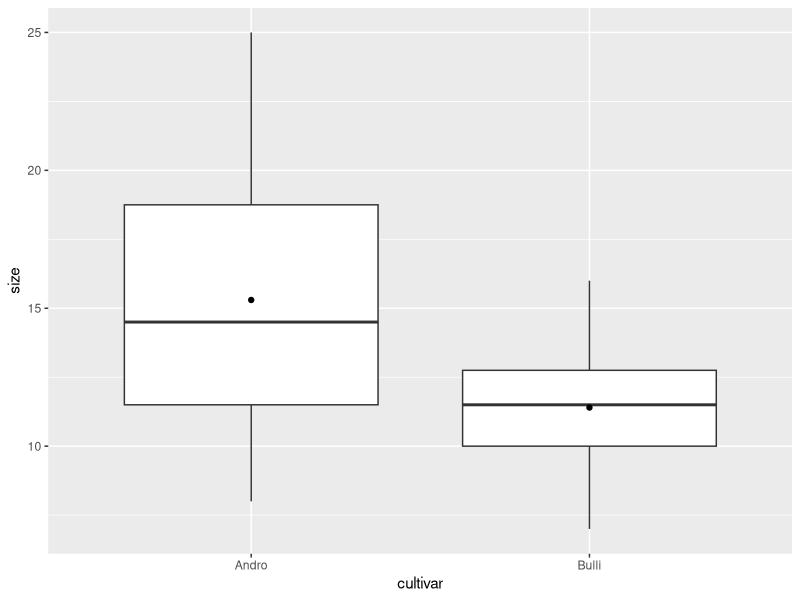
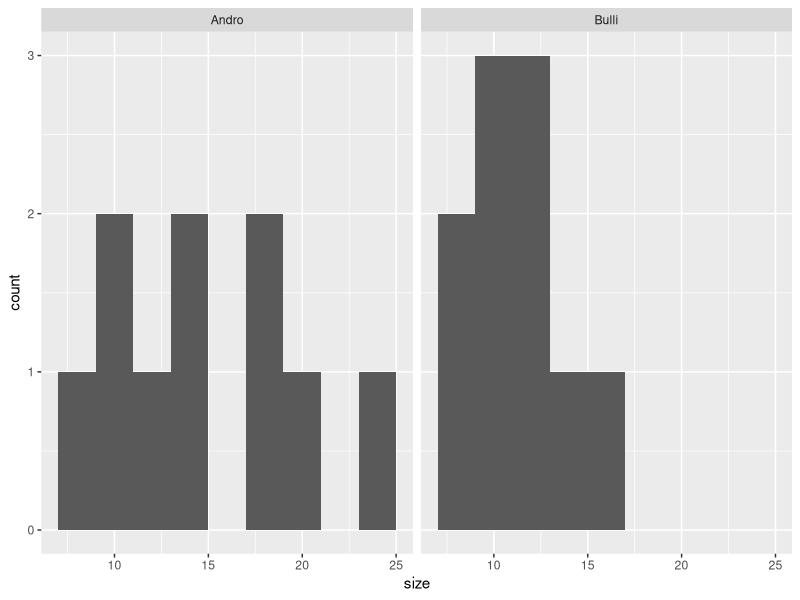

Reproduce these figures in R, in order.
#' ---
#' lesson: Statistik1
#' knitr:
#'   opts_chunk: 
#'     collapse: false 
#' ---
#' 
#' # Statistik 1: Demo
#' 
#' [Demoscript herunterladen (.R)](../purl/Statistik1_Demo.R){.dld}
#' 
#' [Demoscript herunterladen (.qmd)](../purl/Statistik1_Demo.qmd){.dld}
#' 
#' ## t-Test
#' 
#' ### Daten generieren und anschauen
#' 
## -----------------------------------------------------------------------------
# Je 10 Messwerte für die Sorten Andro und Bulli zu einem Data Frame im long-Format verbinden 

# Messwerte von der Sorte Andro
a <- c(20, 19, 25, 10, 8, 15, 13, 18, 11, 14) 

# Messwerte von der Sorte Bulli
b <- c(12, 15, 16, 7, 8, 10, 12, 11, 13, 10) 

# Bezeichnug der Sorten in der Tabelle
cultivar <- factor(rep( c("Andro", "Bulli"), each = 10))

# Data frame erstellen 
blume <- data.frame("cultivar" = cultivar, "size" = c(a, b) ) 

#' 
## -----------------------------------------------------------------------------
# Boxplots
library(ggplot2)

ggplot(blume, aes(x = cultivar, y = size)) +
  geom_boxplot() +
  stat_summary(fun = mean, geom = "point") # Mittelwerte hinzufügen

#' 
## -----------------------------------------------------------------------------
# Histogramme
ggplot(blume, aes(x = size)) +
  geom_histogram(binwidth = 2) +
  facet_wrap(~ cultivar)

#' 
#' ### Zweiseitiger t-Test
#' 
#' Links der Tilde ("\~") steht immer die abhängige Variable, rechts die erklärende(n) Variable(n)
#' 
## -----------------------------------------------------------------------------
# Alternativ kann man die Werte auch direkt in die t.test()-Funktion eingeben:
# t.test(a, b)

# Zweiseitig "Test auf Andro ≠ Bullie" (default)
t.test(size ~ cultivar, data = blume) 

#' 
#' ### Einseitiger t-Test
#' 
## -----------------------------------------------------------------------------
# Reihenfolge factor level Cultivar
levels(blume$cultivar)

# Einseitig "Test auf Andro > Bulli"
t.test(size ~ cultivar, alternative = "greater",  data = blume)

# Einseitig "Test auf Andro < Bulli"
t.test(size ~ cultivar, alternative = "less",  data = blume) 

#' 
#' ### Klassischer t-Test vs. Welch Test
#' 
## -----------------------------------------------------------------------------
# Varianzen gleich: klassischer t-Test
t.test(size ~ cultivar, var.equal = TRUE, data = blume)

# Varianzen ungleich: Welch's t-Test (siehe Titelzeile des R-Outputs!)
t.test(size ~ cultivar, data = blume) # dasselbe wie var.equal = FALSE

#' 
#' ### Gepaarter t-Test
#' 
#' Gepaarter t-Test: erster Wert von Andro wird mit erstem Wert von Bullie gepaart, zweiter Wert von Andro mit zweitem von Bullie ect.
#' 
## -----------------------------------------------------------------------------
# für gepaarten t-Test funktioniert Notation "size ~ cultivar" nicht (mehr)
t.test(blume$size[blume$cultivar == "Andro"], 
       blume$size[blume$cultivar == "Bulli"], 
       paired = TRUE)

#' 
#' ### Nicht-parametrische Alternative zum t-Test
#' 
## -----------------------------------------------------------------------------
wilcox.test(size ~ cultivar, data = blume) 

#' 
#' 
#' ## Binomialtest
#' 
#' In Klammern übergibt man die Anzahl der Erfolge und die Stichprobengrösse
#' 
## -----------------------------------------------------------------------------
# Anzahl gewählte Frauen im Nationalrat (≙ 38.5 %; Stand 2023)
binom.test(77, 200, p = 0.5) 

# Anzahl gewählte Männer im Nationalrat (≙ 61.5 %; Stand 2023)
binom.test(123, 200, p = 0.5) 

#' 
#' Alternativ können auch die Anzahl gewählter Manner und Frauen übergeben werden. Die erste Zahl wird als Anzahl der Erfolge definiert die Stichprobengrösse wird autmoatisch ausgerechnet
#' 
## -----------------------------------------------------------------------------
binom.test( c(123, 77), p = 0.5) 

# Entspricht die Anzahl Kandidatinnen (≙ 41 %; Stand 2023) dem Anteil Frauen 
# in der Bevölkerung ?
binom.test( c(2399, 3500), p = 0.5) 

# Entspricht der Anteil gewählter Frauen dem Anteil kandidierender Frauen ?
binom.test(77, 200, p = 0.407) 

#' 
#' ## Chi-Quadrat-Test & Fishers Test
#' 
#' ### Direkter Test in R (dazu Werte als Matrix nötig)
#' 
## -----------------------------------------------------------------------------
# Matrix mit Haarfarbe&Augenfarbe-Kombinationen erstellen
# 38 blond & blau, 14 dunkel & blau, 11 blond & braun, 51 dunkel & braun
count <- matrix( c(38, 14, 11, 51), nrow = 2)
count 

# Benennen für Übersicht
rownames(count) <- c("blond", "dunkel") 
colnames(count) <- c("blau", "braun")

count

# Tests durchführen
chisq.test(count)
fisher.test(count)
